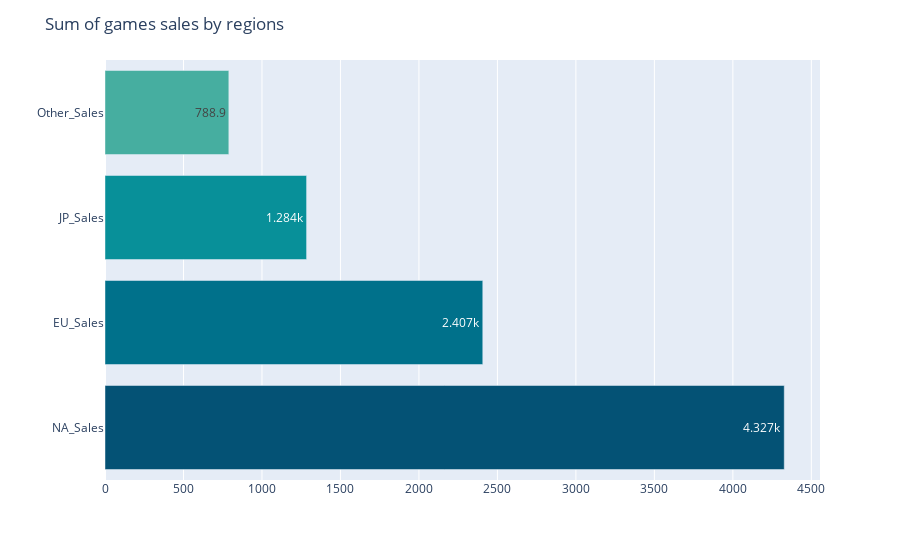

This figure's notebook cell:
### Code cell
# Create Barplot
fig = px.bar(df_region, y="Region", x="Sales", text_auto='.4s')
fig.update_traces(marker_color=px.colors.sequential.Bluyl_r)
fig.update_layout(title="Sum of games sales by regions", xaxis_title="", yaxis_title="")
fig.show()

### Figure 1 — Plotly figure (JSON) as saved in the notebook; plotly's stock layout.template omitted (floating-point values rounded to 4 significant figures)
{"data": [{"alignmentgroup": "True", "hovertemplate": "Sales=%{x}<br>Region=%{y}<extra></extra>", "legendgroup": "", "marker": {"color": ["rgb(4, 82, 117)", "rgb(0, 113, 139)", "rgb(8, 144, 153)", "rgb(70, 174, 160)", "rgb(124, 203, 162)", "rgb(183, 230, 165)", "rgb(247, 254, 174)"], "pattern": {"shape": ""}}, "name": "", "offsetgroup": "", "orientation": "h", "showlegend": false, "textposition": "auto", "texttemplate": "%{x:.4s}", "type": "bar", "x": [4327.0, 2407.0, 1284.0, 788.9], "xaxis": "x", "y": ["NA_Sales", "EU_Sales", "JP_Sales", "Other_Sales"], "yaxis": "y"}], "layout": {"barmode": "relative", "legend": {"tracegroupgap": 0}, "margin": {"t": 60}, "title": {"text": "Sum of games sales by regions"}, "xaxis": {"anchor": "y", "domain": [0, 1], "title": {"text": ""}}, "yaxis": {"anchor": "x", "domain": [0, 1], "title": {"text": ""}}}}
